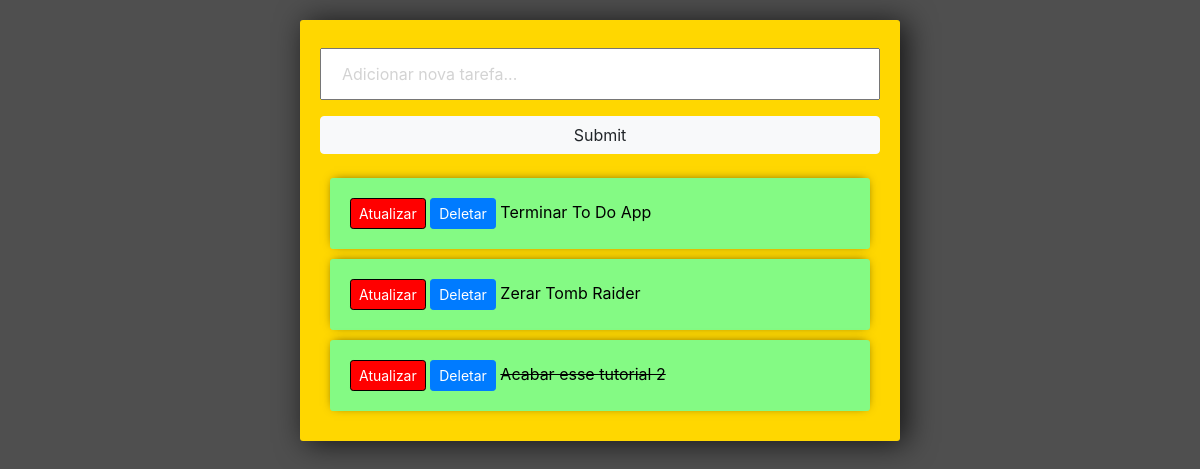
/, run on an earlier commit of the app's database.
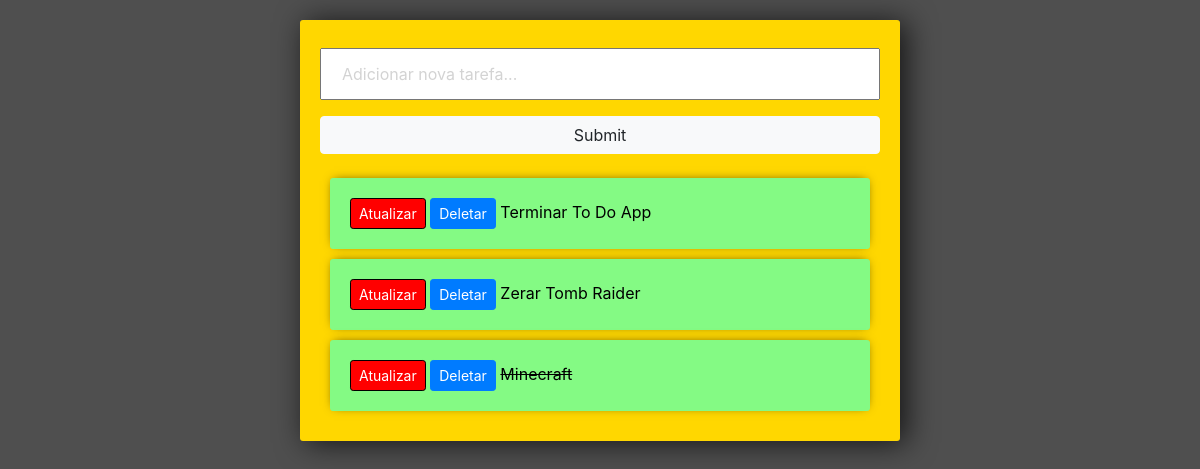
And on a later commit of the database.
### todo/models.py (models this page shows)
class Tarefa(models.Model):
    titulo = models.CharField('Título', max_length=100)
    completo = models.BooleanField('Completo?', default=False)
    data_criado = models.DateTimeField('Data de criação', auto_now_add=True)
    def __str__(self):
        return self.titulo

### todo/views.py (the view)
# urls.py: path('', index, name='index'),
def index(request):
    tarefas = Tarefa.objects.all()
    form = TarefaForm()
    if request.method == 'POST':
        form = TarefaForm(request.POST)
        if form.is_valid():
            form.save()
        return redirect('/')
    context = {
        'tarefas': tarefas,
        'form': form,
    }
    return render(request, 'index.html', context)

### todo/forms.py
class TarefaForm(forms.ModelForm):
    class Meta:
        model = Tarefa
        fields = '__all__'
    titulo = forms.CharField(widget=forms.TextInput(attrs={'placeholder':'Adicionar nova tarefa...'}))

### todo/templates/index.html (shortened to what this page needs)
<link rel="stylesheet"
href="https://stackpath.bootstrapcdn.com/bootstrap/4.3.1/css/bootstrap.min.css"
integrity="sha384-ggOyR0iXCbMQv3Xipma34MD+dH/1fQ784/j6cY/iJTQUOhcWr7x9JvoRxT2MZw1T"
crossorigin="anonymous">
<div class="center-column">
    <form method="POST" action="/">
        {{form.titulo}}
        <input class="btn btn-light" type="submit" name="Criar Tarefa">
    </form>
    {% for tarefa in tarefas %}
    <div class="item-row">
        <a class="btn btn-sm btn-danger" href="{% url 'atualizar_tarefa' tarefa.id %}">Atualizar</a>
        <a class="btn btn-sm btn-primary" href="{% url 'deletar_tarefa' tarefa.id %}">Deletar</a>
        {% if tarefa.completo == True %}
            <strike>{{ tarefa }}</strike>
        {% else %}
            <span>{{ tarefa }}<span>
        {% endif %}
    </div>
        {% endfor %}
</div>

What changed in the data, as far as the page shows it:
removed Tarefa: titulo "Acabar esse tutorial 2"
added Tarefa: titulo "Minecraft"
